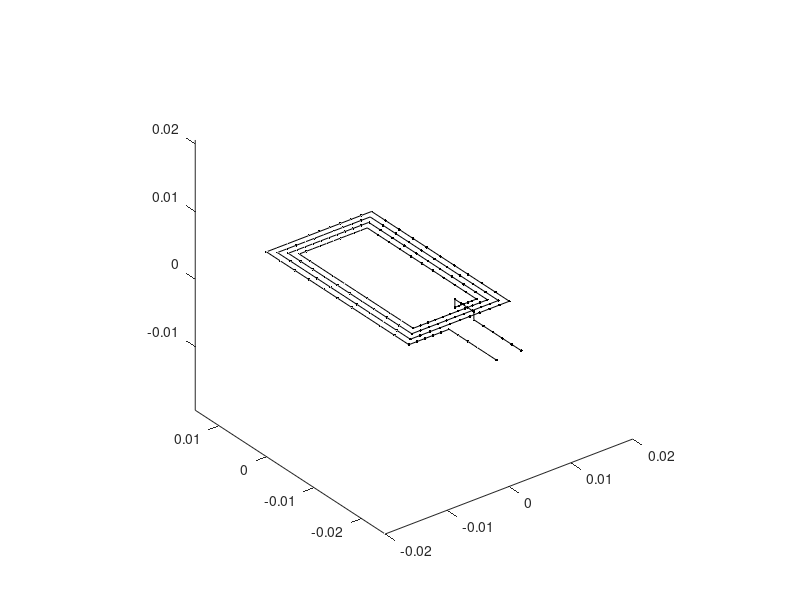

This chart was generated by the following MATLAB code: (Note: this script raises an error after producing the figure.)
clear
close all
clc
%% load NFC antenna data
load data_NFC.mat
%%
count_Vgen=0;
Voltage_Source=[];
Voltage_Source.node_start=[];
Voltage_Source.node_end=[];
Voltage_Source.R=[];
Voltage_Source.L=[];
Voltage_Source.Cinv=[];
Voltage_Source.value=[];
%
count_Igen=0;
Current_Source=[];
Current_Source.node=[];
Current_Source.value=[];
%%
k1=1;
k2=176;
figure
plot3(0,0,0,'r')
hold on
plot3(0,0,0,'g')
plot3(0,0,0,'b')
hold on
axis equal 
view(3)
plot3([NN(1,G(1,:));NN(1,G(2,:))],[NN(2,G(1,:));NN(2,G(2,:))],[NN(3,G(1,:));NN(3,G(2,:))],'.-','color','k')
%% refine
if 1
Nref=3;
disp('refine...')
for ii = 1:Nref
disp(['...',num2str(ii),'...'])    
[G,NN] = fun_refine(NN,G);
end
disp('...done!')
close all
figure
plot3(0,0,0,'r')
hold on
plot3(0,0,0,'g')
plot3(0,0,0,'b')
hold on
axis equal 
view(3)
plot3([NN(1,G(1,:));NN(1,G(2,:))],[NN(2,G(1,:));NN(2,G(2,:))],[NN(3,G(1,:));NN(3,G(2,:))],'.-','color','k')
end
%% *************************  VOLTAGE generators **********************
disp('setting generators...')
tic
figure(1)
if 0 
count_Vgen=1;
Voltage_Source(1).node_start=k1;
Voltage_Source(1).node_end=k2;
Voltage_Source(1).R=0;
Voltage_Source(1).L=0;
Voltage_Source(1).Cinv=0;
Voltage_Source(1).value=1;
plot3(NN(1,k1),NN(2,k1),NN(3,k1),'*r')
plot3(NN(1,k2),NN(2,k2),NN(3,k2),'*r')
end
%% ***********************  CURRENT generators  **********************
%connected to OBJ nodes 
if 1
count_Igen=1;
Current_Source(count_Igen).node=k1;
Current_Source(count_Igen).value=1-1j;
count_Igen=2;
Current_Source(count_Igen).node=k2;
Current_Source(count_Igen).value=-(1-1j);
plot3(NN(1,k1),NN(2,k1),NN(3,k1),'*g')   
plot3(NN(1,k2),NN(2,k2),NN(3,k2),'*g') 
end
%%
disp('...done!')
legend('Voltage Source','Current Source')
toc
%% 
save data.mat G NN Voltage_Source Current_Source
%%

